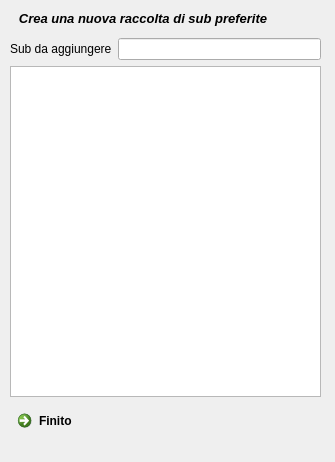
<?xml version="1.0" encoding="UTF-8"?>
<ui version="4.0">
 <class>Form</class>
 <widget class="QWidget" name="Form">
  <property name="geometry">
   <rect>
    <x>0</x>
    <y>0</y>
    <width>335</width>
    <height>462</height>
   </rect>
  </property>
  <property name="windowTitle">
   <string>Form</string>
  </property>
  <widget class="QLabel" name="label">
   <property name="geometry">
    <rect>
     <x>11</x>
     <y>11</y>
     <width>264</width>
     <height>16</height>
    </rect>
   </property>
   <property name="text">
    <string>&lt;html&gt;&lt;head/&gt;&lt;body&gt;&lt;p align=&quot;center&quot;&gt;&lt;span style=&quot; font-size:10pt; font-weight:600; font-style:italic;&quot;&gt;Crea una nuova raccolta di sub preferite&lt;/span&gt;&lt;/p&gt;&lt;/body&gt;&lt;/html&gt;</string>
   </property>
  </widget>
  <widget class="QWidget" name="">
   <property name="geometry">
    <rect>
     <x>10</x>
     <y>38</y>
     <width>311</width>
     <height>401</height>
    </rect>
   </property>
   <layout class="QVBoxLayout" name="verticalLayout">
    <item>
     <layout class="QHBoxLayout" name="horizontalLayout">
      <item>
       <widget class="QLabel" name="label_2">
        <property name="text">
         <string>Sub da aggiungere</string>
        </property>
       </widget>
      </item>
      <item>
       <widget class="QLineEdit" name="subEdit"/>
      </item>
     </layout>
    </item>
    <item>
     <widget class="QColumnView" name="subscelteColonne"/>
    </item>
    <item>
     <widget class="QCommandLinkButton" name="CreaButton">
      <property name="text">
       <string>Finito</string>
      </property>
     </widget>
    </item>
   </layout>
  </widget>
 </widget>
 <resources/>
 <connections/>
</ui>
